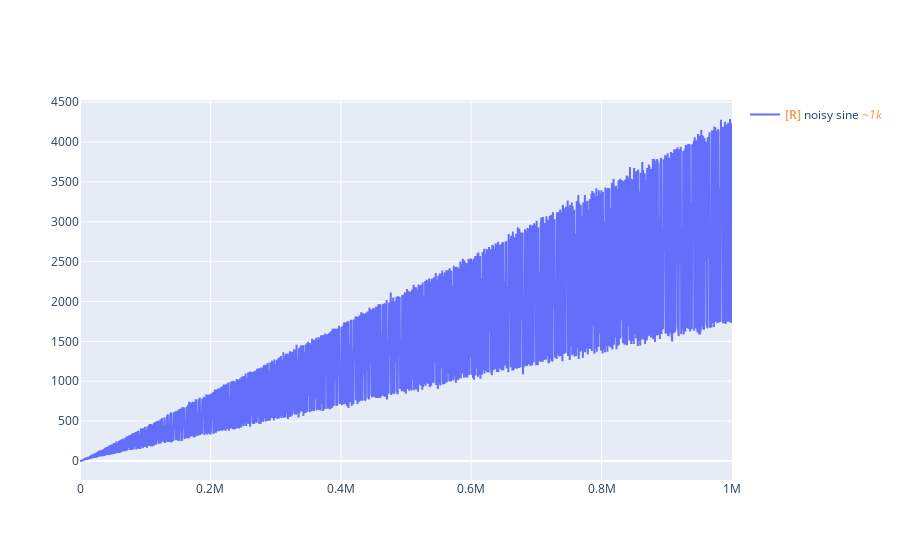

The notebook cell this image was saved under:
### Code cell
x = np.arange(1_000_000)
noisy_sin = (3 + np.sin(x / 200) + np.random.randn(len(x)) / 10) * x / 1_000

# OPTION 1 - FigureWidgetResampler: dynamic aggregation via `FigureWidget.layout.on_change`
fig = FigureWidgetResampler(go.Figure())
fig.add_trace(dict(name="noisy sine", showlegend=True), hf_x=x, hf_y=noisy_sin)
fig.show()

### Figure 1 — Plotly figure (JSON) as saved in the notebook; plotly's stock layout.template omitted (floating-point values rounded to 4 significant figures; data arrays with more than 128 entries replaced by an {"elided": "..."} marker saying what was removed)
{"data": [{"name": "<b style=\"color:sandybrown\">[R]</b> noisy sine <i style=\"color:#fc9944\">~1k</i>", "showlegend": true, "type": "scatter", "uid": "2d97ff5e-9f0a-412d-9298-774587704fd1", "x": {"elided": "1000 int values"}, "y": {"elided": "1000 float values"}}], "layout": {}}
